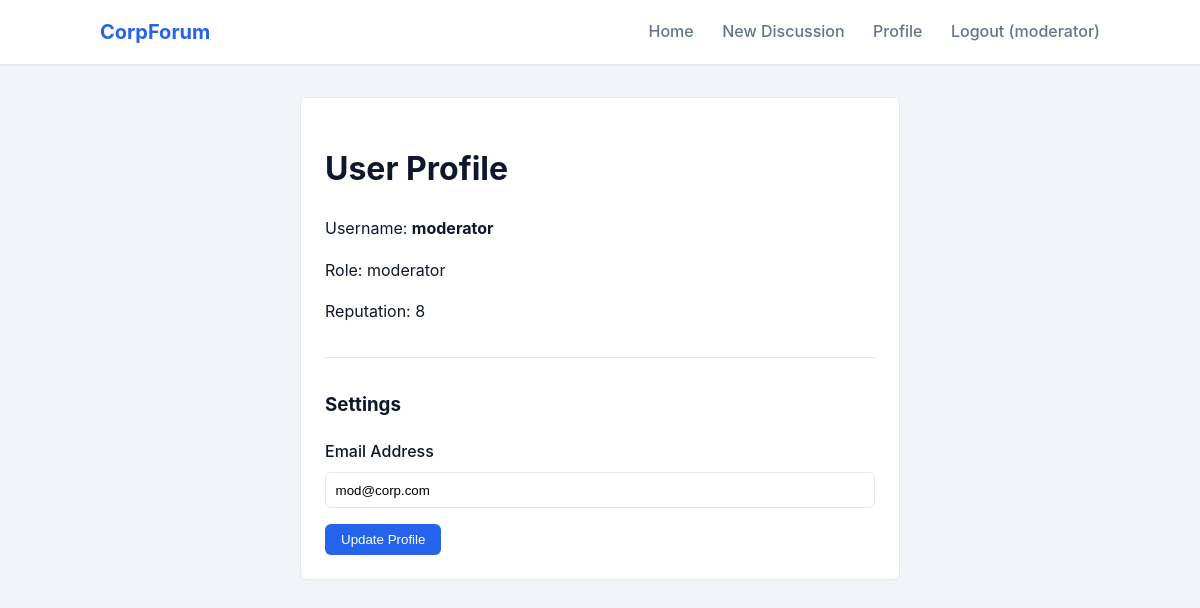
Screenshot of /profile (signed in) with the database file from the repository.
### tables this page shows
CREATE TABLE users (
    id INTEGER PRIMARY KEY AUTOINCREMENT,
    username TEXT NOT NULL UNIQUE,
    password TEXT NOT NULL,
    email TEXT,
    role TEXT DEFAULT 'user',
    reputation INTEGER DEFAULT 0,
    avatar TEXT,
    joined_at TIMESTAMP DEFAULT CURRENT_TIMESTAMP
);

### app.py (the view)
@app.route('/profile', methods=['GET', 'POST'])
def profile():
    if 'user_id' not in session:
        return redirect(url_for('login'))
    if request.method == 'POST':
        email = request.form['email']
        db = get_db()
        db.execute("UPDATE users SET email = ? WHERE id = ?", (email, session['user_id']))
        db.commit()
        flash('Profile updated')
    return render_template('profile.html')

### app.py (called while the page is built)
def get_db():
    db = getattr(g, '_database', None)
    if db is None:
        db = g._database = sqlite3.connect(app.config['DATABASE'])
        db.row_factory = sqlite3.Row
    return db

@app.teardown_appcontext
def close_connection(exception):
    db = getattr(g, '_database', None)
    if db is not None:
        db.close()

@app.context_processor
def inject_user():
    user = None
    if 'user_id' in session:
        cur = get_db().cursor()
        cur.execute("SELECT * FROM users WHERE id = ?", (session['user_id'],))
        user = cur.fetchone()
    return dict(current_user=user)

### templates/profile.html
{% extends "base.html" %}
{% block content %}
<div style="max-width: 600px; margin: 2rem auto;">
    <div class="card">
        <h1>User Profile</h1>
        <p>Username: <b>{{ current_user['username'] }}</b></p>
        <p>Role: {{ current_user['role'] }}</p>
        <p>Reputation: {{ current_user['reputation'] }}</p>
        <hr style="margin: 2rem 0; border: 0; border-top: 1px solid #e2e8f0;">
        <h3>Settings</h3>
        <form method="POST">
            <div class="input-group">
                <label>Email Address</label>
                <input type="email" name="email" class="input-control" value="{{ current_user['email'] or '' }}">
            </div>
            <button type="submit" class="btn">Update Profile</button>
        </form>
    </div>
</div>
{% endblock %}

### templates/base.html (shortened to what this page needs)
<!DOCTYPE html>
<html lang="en">
<head>
    <link rel="stylesheet" href="{{ url_for('static', filename='css/style.css') }}">
</head>
<body>
    <nav class="navbar">
        <div class="container">
            <a href="{{ url_for('index') }}" class="brand">CorpForum</a>
            <div class="nav-links">
                <a href="{{ url_for('index') }}">Home</a>
                {% if current_user %}
                <a href="{{ url_for('new_thread') }}">New Discussion</a>
                <a href="{{ url_for('profile') }}">Profile</a>
                <a href="{{ url_for('logout') }}">Logout ({{ current_user['username'] }})</a>
                {% else %}
                <a href="{{ url_for('login') }}">Login</a>
                <a href="{{ url_for('register') }}">Register</a>
                {% endif %}
            </div>
        </div>
    </nav>
    <div class="container">
        {% block content %}{% endblock %}
    </div>
</body>
</html>

### static/css/style.css (style rules this page uses)
:root { --primary: #2563eb; --primary-dark: #1d4ed8; --secondary: #64748b; --bg-body: #f1f5f9; --bg-card: #ffffff; --text-main: #0f172a; --text-muted: #64748b; --border: #e2e8f0; --radius: 6px; }
body { font-family: -apple-system, BlinkMacSystemFont, "Segoe UI", Roboto, Helvetica, Arial, sans-serif; background-color: var(--bg-body); color: var(--text-main); line-height: 1.6; margin: 0; }
.navbar { background-color: var(--bg-card); border-bottom: 1px solid var(--border); padding: 1rem 0; margin-bottom: 2rem; box-shadow: 0 1px 2px 0 rgba(0, 0, 0, 0.05); }
.navbar .container { display: flex; justify-content: space-between; align-items: center; }
.brand { font-size: 1.25rem; font-weight: 700; color: var(--primary); text-decoration: none; display: flex; align-items: center; gap: 0.5rem; }
.nav-links a { color: var(--text-muted); text-decoration: none; margin-left: 1.5rem; font-weight: 500; }
.container { max-width: 1000px; margin: 0 auto; padding: 0 1.5rem; }
.card { background: var(--bg-card); border: 1px solid var(--border); border-radius: var(--radius); padding: 1.5rem; margin-bottom: 1.5rem; }
.btn { display: inline-block; padding: 0.5rem 1rem; background-color: var(--primary); color: white; text-decoration: none; border-radius: var(--radius); border: none; cursor: pointer; font-weight: 500; }
.input-group { margin-bottom: 1rem; }
.input-group label { display: block; margin-bottom: 0.5rem; font-weight: 500; }
.input-control { width: 100%; padding: 0.6rem; border: 1px solid var(--border); border-radius: var(--radius); box-sizing: border-box; }

### rows the page displays
users: username "moderator", role "moderator", reputation "8", email "mod@corp.com"
